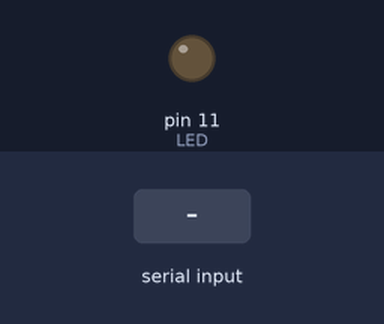
A sketch run on a simulated Arduino Uno, built with avr-gcc and run on an emulated ATmega328P. Shown: output pins drawn as LEDs (lit = HIGH). Inputs (shaded band) come from the test bench.

Above: at 1.2 s.
1.3 s: byte 30 received over Serial
At 1.9 s:
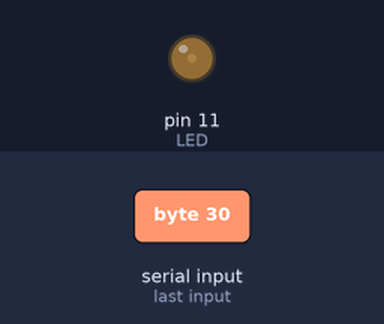
2.8 s: byte 90 received over Serial
At 4.2 s:
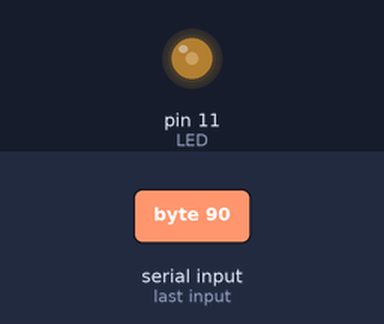
Timing chart, 0 to 5.8 s (numbered marks = the images above; inputs shaded):
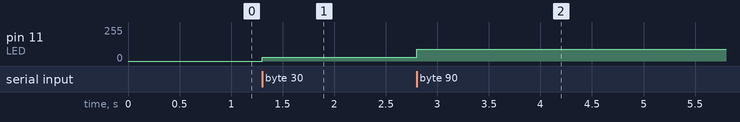

The sketch:

analog-in.ino
```cpp
const int LED = 11;

void setup() {
  Serial.begin(9600);
  pinMode(LED, OUTPUT);
}

void loop() {
  byte input;

  if (Serial.available()) {
    input = Serial.read();
    analogWrite(LED, input);
  }
}
```

Measured:
- after the input at 1.3 s, pin 11 (LED): 0/255 → 30/255 at once
- after the input at 2.8 s, pin 11 (LED): 30/255 → 90/255 at once
